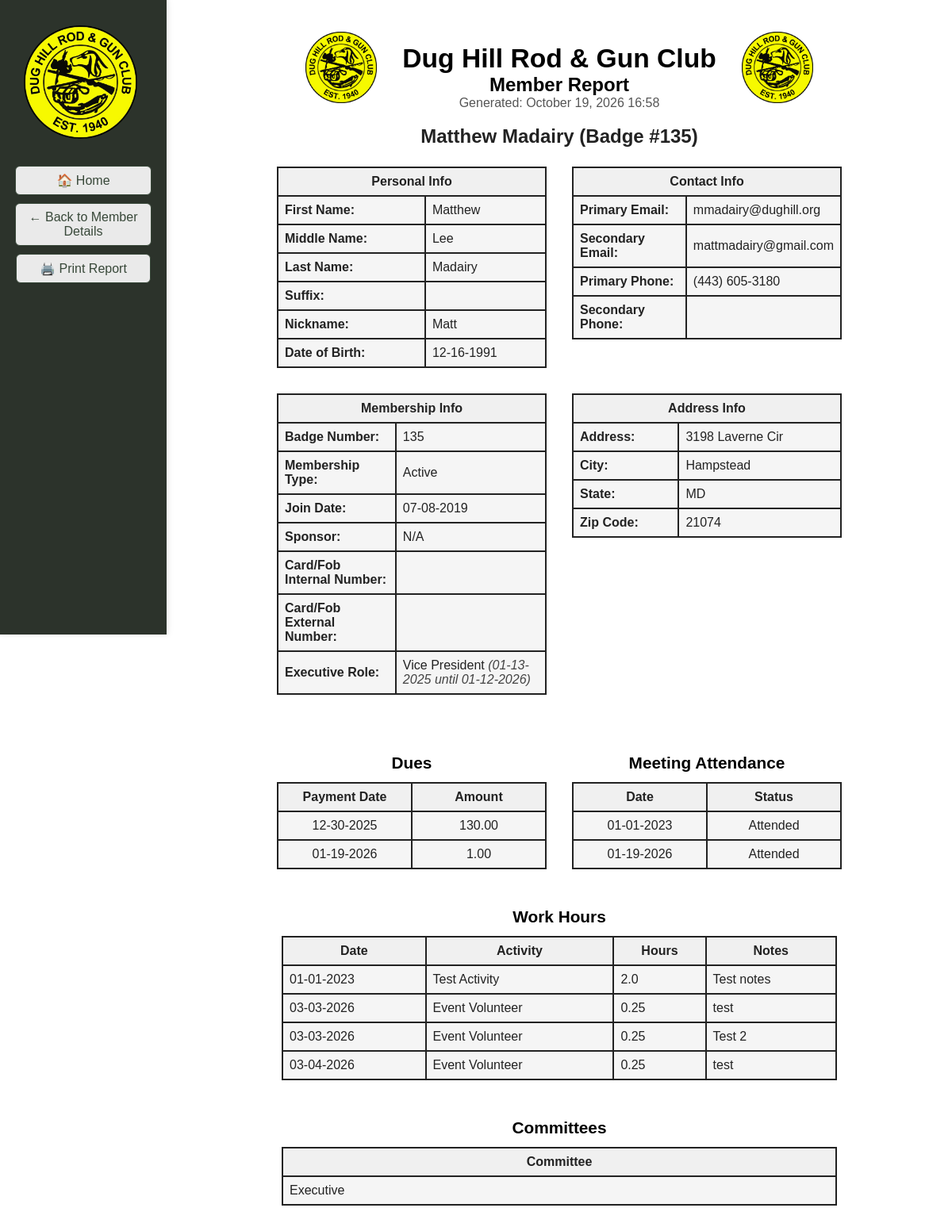
/member_report/1 (signed in), run on an earlier commit of the app's database.
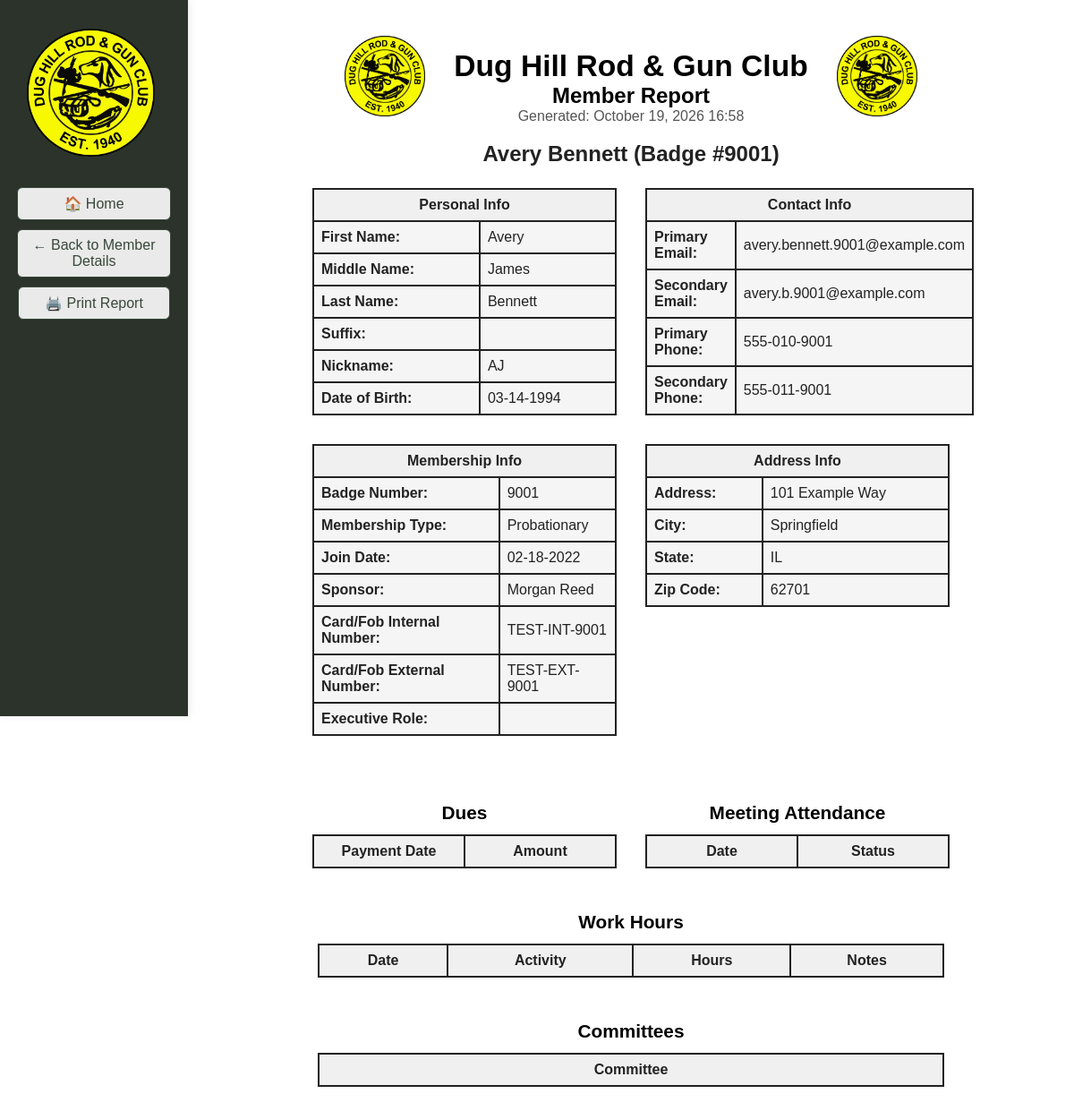
And on a later commit of the database.
### tables this page shows
CREATE TABLE members (
			id INTEGER PRIMARY KEY AUTOINCREMENT,
			badge_number TEXT,
			membership_type TEXT,
			first_name TEXT NOT NULL,
			middle_name TEXT,
			last_name TEXT NOT NULL,
			suffix TEXT,
			nickname TEXT,
			dob TEXT,
			email TEXT,
			email2 TEXT,
			phone TEXT,
			phone2 TEXT,
			address TEXT,
			city TEXT,
			state TEXT,
			zip TEXT,
			join_date TEXT,
			sponsor TEXT,
			card_internal TEXT,
			card_external TEXT,
			deleted INTEGER DEFAULT 0,
			deleted_on TEXT
		, member_notes TEXT, application_submitted TEXT, introduced_date TEXT, background_check_submitted TEXT, background_check_passed TEXT, qualifications TEXT, new_member_orientation_completed INTEGER DEFAULT 0, new_member_orientation_date TEXT);

CREATE TABLE roles (
			id INTEGER PRIMARY KEY AUTOINCREMENT,
			member_id INTEGER NOT NULL,
			position TEXT,
			term_start TEXT,
			term_end TEXT,
			FOREIGN KEY (member_id) REFERENCES members(id)
		);

CREATE TABLE dues (
			id INTEGER PRIMARY KEY AUTOINCREMENT,
			member_id INTEGER NOT NULL,
			payment_date TEXT NOT NULL,
			amount REAL NOT NULL,
			year TEXT NOT NULL,
			method TEXT,
			notes TEXT,
			FOREIGN KEY (member_id) REFERENCES members(id)
		);

CREATE TABLE meeting_attendance (
			id INTEGER PRIMARY KEY AUTOINCREMENT,
			member_id INTEGER NOT NULL,
			meeting_date TEXT NOT NULL,
			status TEXT NOT NULL,
			FOREIGN KEY (member_id) REFERENCES members(id)
		);

CREATE TABLE work_hours (
			id INTEGER PRIMARY KEY AUTOINCREMENT,
			member_id INTEGER NOT NULL,
			date TEXT NOT NULL,
			activity TEXT NOT NULL,
			hours REAL NOT NULL,
			notes TEXT,
			FOREIGN KEY (member_id) REFERENCES members(id)
		);

### DH_DB_Webapp/app.py (the view)
@app.route('/member_report/<int:member_id>')
@login_required
def member_report(member_id):
	member = database.get_member_by_id(member_id)
	if not member:
		return "Member not found", 404
	dues = database.get_dues_by_member(member_id)
	work_hours = database.get_work_hours_by_member(member_id)
	attendance = database.get_meeting_attendance(member_id)
	position = database.get_member_position(member_id)
	committees = database.get_member_committees(member_id)
	import datetime
	now = datetime.datetime.now(TIMEZONE)
	exclude_keys = {'member id', 'committee id', 'member_id', 'committee_id', 'notes'}
	committee_names = [k for k in committees.keys() if k.lower().replace('_', ' ') not in exclude_keys] if committees else []
	committee_display_names = {k: ' '.join(word.capitalize() for word in k.replace('_', ' ').split()) for k in committee_names}
	activity_display_names = {
		'general_maintenance': 'General Maintenance',
		'event_setup': 'Event Setup',
		'event_cleanup': 'Event Cleanup',
		'committee_work': 'Committee Work',
		'building_and_grounds': 'Building/Grounds',
		'gun_bingo_social_events': 'Gun Bingo/Social Events',
		'executive_committee': 'Executive',
		'other': 'Other'
	}
	return render_template(
		'member_report.html',
		member=member,
		dues=dues,
		work_hours=work_hours,
		attendance=attendance,
		position=position,
		committees=committees,
		committee_names=committee_names,
		committee_display_names=committee_display_names,
		work_activity_display_names=activity_display_names,
		now=now
	)

### DH_DB_Webapp/app.py (called while the page is built)
def register_context_processors(app):
	@app.context_processor
	def inject_applications():
		try:
			from flask_login import current_user
			import database
			if current_user.is_authenticated and current_user.is_admin_or_bdfl():
				applications = database.get_all_applications(status='pending')
			else:
				applications = []
		except Exception:
			applications = []
		return dict(applications=applications)

@app.before_request
def exempt_csrf_for_event_signin():
    if request.endpoint == 'event_signin_submit':
        g.csrf_validated = True

@login_manager.user_loader
def load_user(user_id):
    user_data = database.get_user_by_id(int(user_id))
    if user_data:
        try:
            role = user_data['role']
        except (KeyError, IndexError):
            role = 'User'
        try:
            must_change_password = bool(user_data['must_change_password'])
        except (KeyError, IndexError):
            must_change_password = False
        return User(
            id=user_data['id'],
            username=user_data['username'],
            email=user_data['email'],
            role=role,
            is_active=bool(user_data['is_active']),
            must_change_password=must_change_password
        )
    return None

def format_mmddyyyy(value):
    if not value:
        return ''
    try:
        from datetime import datetime
        dt = datetime.strptime(value, '%Y-%m-%d')
        return dt.strftime('%m-%d-%Y')
    except Exception:
        return value

@app.after_request
def set_security_headers(response):
	response.headers['X-Content-Type-Options'] = 'nosniff'
	response.headers['X-Frame-Options'] = 'DENY'
	response.headers['X-XSS-Protection'] = '1; mode=block'
	response.headers['Strict-Transport-Security'] = 'max-age=31536000; includeSubDomains'
	response.headers['Content-Security-Policy'] = (
		"default-src 'self'; style-src 'self' 'unsafe-inline'; "
		"script-src 'self' 'unsafe-inline' https://js.stripe.com; "
		"frame-src https://js.stripe.com; connect-src 'self' https://api.stripe.com"
	)
	return response

@app.before_request
def check_password_change_required():
	if request.endpoint in ['static', 'login', 'logout', 'change_password', 'register']:
		return
	if current_user.is_authenticated and hasattr(current_user, 'must_change_password') and current_user.must_change_password:
		if request.endpoint != 'change_password':
			return redirect(url_for('change_password'))

    @property
    def is_active(self):
        return self._is_active

### DH_DB_Webapp/templates/member_report.html (shortened to what this page needs)
<!DOCTYPE html>
<html>
<head>
</head>
<body style="background:#fff; font-family:Arial, Helvetica, sans-serif; color:#222;">
	<div style="display:flex; flex-direction:row;">
	<div class="side-menu" style="position:fixed; top:0; left:0; height:100vh; width:210px; background-color:#2c332b; display:flex; flex-direction:column; align-items:center; padding-top:120px; padding-bottom:48px; box-sizing:border-box; z-index:100; box-shadow:2px 0 8px rgba(0,0,0,0.08);">
			<img src="{{ url_for('static', filename='Main_Logo-removebg-preview.png') }}" alt="Main Logo" style="height:143px; margin-top:-88px; margin-left:-8px; margin-bottom:34px;">
			<a href="{{ url_for('index') }}" style="width:170px; display:inline-block; padding:8px 0; margin-bottom:10px; border-radius:6px; border:1px solid #384839; background-color:#eaeaea; color:#384839; text-decoration:none; font-weight:normal; font-size:1em; font-family:Arial, Helvetica, sans-serif; box-shadow:0 1px 2px rgba(0,0,0,0.04); text-align:center;">🏠 Home</a>
			<a href="{{ url_for('member_details', member_id=member['id']) }}" style="width:170px; display:inline-block; padding:8px 0; margin-bottom:10px; border-radius:6px; border:1px solid #384839; background-color:#eaeaea; color:#384839; text-decoration:none; font-weight:normal; font-size:1em; font-family:Arial, Helvetica, sans-serif; box-shadow:0 1px 2px rgba(0,0,0,0.04); text-align:center;">← Back to Member Details</a>
			<button onclick="window.print()" style="width:170px; padding:8px 0; margin-bottom:10px; border-radius:6px; border:1px solid #384839; background-color:#eaeaea; color:#384839; cursor:pointer; font-size:1em; font-weight:normal; font-family:Arial, Helvetica, sans-serif; box-shadow:0 1px 2px rgba(0,0,0,0.04);">🖨️ Print Report</button>
		</div>
	<div class="main-content" style="flex:1; margin-left:210px;">
			<div style="display:flex; align-items:center; justify-content:center; margin-top:24px; margin-bottom:8px;">
				<img src="{{ url_for('static', filename='Main_Logo_white_bg.png') }}" alt="Main Logo Left" style="height:90px; margin-right:32px;">
				<div>
					<h1 style="margin-bottom:0; font-size:2.1em; color:#000;">Dug Hill Rod &amp; Gun Club</h1>
					<h2 style="margin-top:0; margin-bottom:0; font-size:1.5em; color:#000;">Member Report</h2>
					<div style="text-align:center; font-size:1em; color:#555; margin-top:0;">Generated: {{ now.strftime('%B %d, %Y %H:%M') }}</div>
				</div>
				<img src="{{ url_for('static', filename='Main_Logo_white_bg.png') }}" alt="Main Logo Right" style="height:90px; margin-left:32px;">
			</div>
				<h2 style="text-align:center; margin-bottom:0;">{{ member['first_name'] }} {{ member['last_name'] }} (Badge #{{ member['badge_number'] }})</h2>
				<div style="height:24px;"></div>
					<div class="section" style="margin-top:0; margin-bottom:24px; display:flex; flex-wrap:wrap; justify-content:center; gap:32px;">
					<div style="flex:1 1 320px; max-width:340px; min-width:260px;">
						<table style="width:100%; max-width:340px;">
						<tr><th colspan="2">Personal Info</th></tr>
						<tr><td><b>First Name:</b></td><td>{{ member['first_name'] }}</td></tr>
						<tr><td><b>Middle Name:</b></td><td>{{ member['middle_name'] }}</td></tr>
						<tr><td><b>Last Name:</b></td><td>{{ member['last_name'] }}</td></tr>
						<tr><td><b>Suffix:</b></td><td>{{ member['suffix'] }}</td></tr>
						<tr><td><b>Nickname:</b></td><td>{{ member['nickname'] }}</td></tr>
						<tr><td><b>Date of Birth:</b></td><td>{{ member['dob']|format_mmddyyyy }}</td></tr>
					</table>
					</div>
					<div style="flex:1 1 320px; max-width:340px; min-width:260px;">
					   <table style="width:100%; max-width:340px;">
						<tr><th colspan="2">Contact Info</th></tr>
						<tr><td><b>Primary Email:</b></td><td>{{ member['email'] }}</td></tr>
						<tr><td><b>Secondary Email:</b></td><td>{{ member['email2'] }}</td></tr>
						<tr><td><b>Primary Phone:</b></td><td>{{ member['phone'] }}</td></tr>
						<tr><td><b>Secondary Phone:</b></td><td>{{ member['phone2'] }}</td></tr>
					</table>
						</div>
					</div>
					<div class="section" style="margin-bottom:24px; display:flex; flex-wrap:wrap; justify-content:center; gap:32px;">
						<div style="flex:1 1 320px; max-width:340px; min-width:260px;">
							<table style="width:100%; max-width:340px;">
						<tr><th colspan="2">Membership Info</th></tr>
						<tr><td><b>Badge Number:</b></td><td>{{ member['badge_number'] }}</td></tr>
						<tr><td><b>Membership Type:</b></td><td>{{ member['membership_type'] }}</td></tr>
						<tr><td><b>Join Date:</b></td><td>{{ member['join_date']|format_mmddyyyy }}</td></tr>
						<tr><td><b>Sponsor:</b></td><td>{{ member['sponsor'] }}</td></tr>
						<tr><td><b>Card/Fob Internal Number:</b></td><td>{{ member['card_internal'] }}</td></tr>
						<tr><td><b>Card/Fob External Number:</b></td><td>{{ member['card_external'] }}</td></tr>
						<tr><td><b>Executive Role:</b></td><td>{{ position['position'] if position else '' }}{% if position and (position['term_start'] or position['term_end']) %}<span style="font-style:italic; color:#444;">&nbsp;{% if position['term_start'] and position['term_end'] %}({{ position['term_start']|format_mmddyyyy }} until {{ position['term_end']|format_mmddyyyy }}){% elif position['term_start'] %}({{ position['term_start']|format_mmddyyyy }}){% elif position['term_end'] %}(until {{ position['term_end']|format_mmddyyyy }}){% endif %}</span>{% endif %}</td></tr>
					</table>
					</div>
					<div style="flex:1 1 320px; max-width:340px; min-width:260px;">
					   <table style="width:100%; max-width:340px;">
						<tr><th colspan="2">Address Info</th></tr>
						<tr><td><b>Address:</b></td><td>{{ member['address'] }}</td></tr>
						<tr><td><b>City:</b></td><td>{{ member['city'] }}</td></tr>
						<tr><td><b>State:</b></td><td>{{ member['state'] }}</td></tr>
						<tr><td><b>Zip Code:</b></td><td>{{ member['zip'] }}</td></tr>
					</table>
		</div>
	   </div>
				</div>
			</div>
	<div class="main-content" style="flex:1; margin-left:210px;">
		<div class="section" style="margin-bottom:48px; display:flex; flex-wrap:wrap; justify-content:center; gap:32px;">
			<div style="flex:1 1 340px; max-width:340px; min-width:260px;">
				<h2 style="text-align:center; margin-bottom:12px; font-size:1.3em; font-weight:bold; color:#000;">Dues</h2>
				<table style="table-layout:fixed; width:340px; margin:auto;">
					<colgroup>
						<col style="width:50%;">
						<col style="width:50%;">
					</colgroup>
					<tr><th style="border:2px solid #222; text-align:center;">Payment Date</th><th style="border:2px solid #222; text-align:center;">Amount</th></tr>
					{% for due in dues %}
					<tr>
						<td style="border:2px solid #222; text-align:center;">{{ due['payment_date']|format_mmddyyyy }}</td>
						<td style="border:2px solid #222; text-align:center;">{{ '%.2f'|format(due['amount']) }}</td>
					</tr>
					{% endfor %}
				</table>
			</div>
			<div style="flex:1 1 340px; max-width:340px; min-width:260px;">
				<h2 style="text-align:center; margin-bottom:12px; font-size:1.3em; font-weight:bold; color:#000;">Meeting Attendance</h2>
				<table style="table-layout:fixed; width:340px; margin:auto;">
					<colgroup>
						<col style="width:50%;">
						<col style="width:50%;">
					</colgroup>
					<tr><th style="border:2px solid #222; text-align:center;">Date</th><th style="border:2px solid #222; text-align:center;">Status</th></tr>
					{% for mtg in attendance %}
					<tr>
						<td style="border:2px solid #222; text-align:center;">{{ mtg['meeting_date']|format_mmddyyyy }}</td>
						<td style="border:2px solid #222; text-align:center;">{{ mtg['status'] }}</td>
					</tr>
					{% endfor %}
				</table>
			</div>
		</div>
		<div class="section" style="margin-bottom:48px;">
		<h2 style="text-align:center; margin-bottom:12px; font-size:1.3em; font-weight:bold; color:#000;">Work Hours</h2>
		<table>
			<tr><th>Date</th><th>Activity</th><th>Hours</th><th>Notes</th></tr>
			{% for wh in work_hours %}
			<tr>
				<td style="border:2px solid #222;">{{ wh['date']|format_mmddyyyy }}</td>
				<td style="border:2px solid #222;">{{ (work_activity_display_names[wh['activity']] if work_activity_display_names and wh['activity'] in work_activity_display_names else wh['activity']).replace('_', ' ').title() }}</td>
				<td style="border:2px solid #222;">{{ wh['hours'] }}</td>
				<td style="border:2px solid #222;">{{ wh['notes'] }}</td>
			</tr>
			{% endfor %}
		</table>
	</div>
		<div class="section" style="margin-bottom:48px;">
			<h2 style="text-align:center; margin-bottom:12px; font-size:1.3em; font-weight:bold; color:#000;">Committees</h2>
			<table>
				<tr><th>Committee</th></tr>
				{% for cname in committee_names|sort %}
				{% if committees[cname]|default(0) == 1 %}
				<tr>
					<td style="border:2px solid #222;">{{ work_activity_display_names[cname] if work_activity_display_names and cname in work_activity_display_names else committee_display_names[cname] }}</td>
				</tr>
				{% endif %}
				{% endfor %}
			</table>
		</div>
	</div>
</body>
</body>
</html>

### DH_DB_Webapp/templates/member_report.html (style rules this page uses)
body { background:#fff; font-family:Arial, Helvetica, sans-serif; color:#222; }
h1, h2 { text-align:center; }
table { margin:auto; width:100%; max-width:700px; border-collapse:collapse; background:#f5f5f5; }
th, td { border:2px solid #222; padding:8px; }
th { background:#f0f0f0; }
.section { margin:32px 0 16px 0; }

What changed in the data, as far as the page shows it:
removed roles: position "Vice President", term_start "01-13-2025", term_end "01-12-2026"
removed dues: payment_date "12-30-2025", amount "130.00"
removed dues: payment_date "01-19-2026", amount "1.00"
removed meeting_attendance: meeting_date "01-01-2023", status "Attended"
removed meeting_attendance: meeting_date "01-19-2026", status "Attended"
removed work_hours: date "01-01-2023", activity "Test Activity", hours "2.0", notes "Test notes"
removed work_hours: date "03-03-2026", activity "Event Volunteer", hours "0.25", notes "test"
removed work_hours: date "03-03-2026", activity "Event Volunteer", hours "0.25", notes "Test 2"
removed work_hours: date "03-04-2026", activity "Event Volunteer", hours "0.25", notes "test"
changed members: first_name "Matthew" → "Avery"; last_name "Madairy" → "Bennett"; badge_number "135" → "9001"; middle_name "Lee" → "James"; nickname "Matt" → "AJ"; dob "12-16-1991" → "03-14-1994"; email "mmadairy@dughill.org" → "avery.bennett.9001@example.com"; email2 "mattmadairy@gmail.com" → "avery.b.9001@example.com"; phone "(443) 605-3180" → "555-010-9001"; phone2 (not shown) → "555-011-9001"; membership_type "Active" → "Probationary"; join_date "07-08-2019" → "02-18-2022"; sponsor "N/A" → "Morgan Reed"; card_internal (not shown) → "TEST-INT-9001"; card_external (not shown) → "TEST-EXT-9001"; address "3198 Laverne Cir" → "101 Example Way"; city "Hampstead" → "Springfield"; state "MD" → "IL"; zip "21074" → "62701"
Also different on the page:
text no longer shown: "( until )"
list line gone: "Executive"
